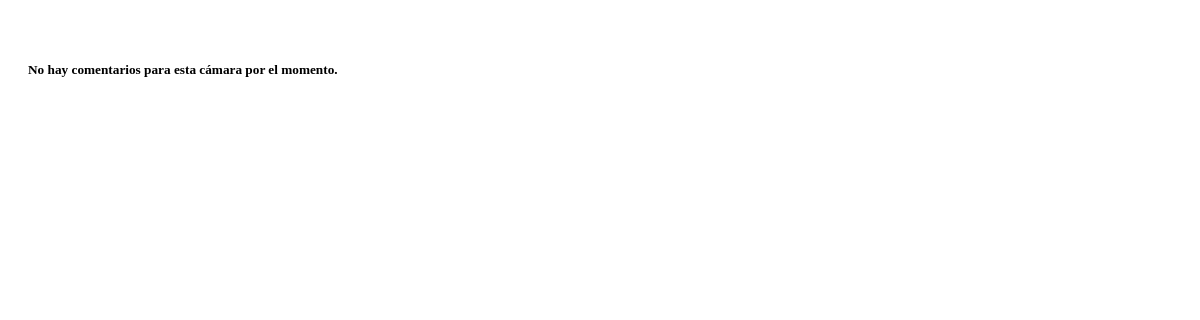
The app's page /camaras/2/comment, older data.
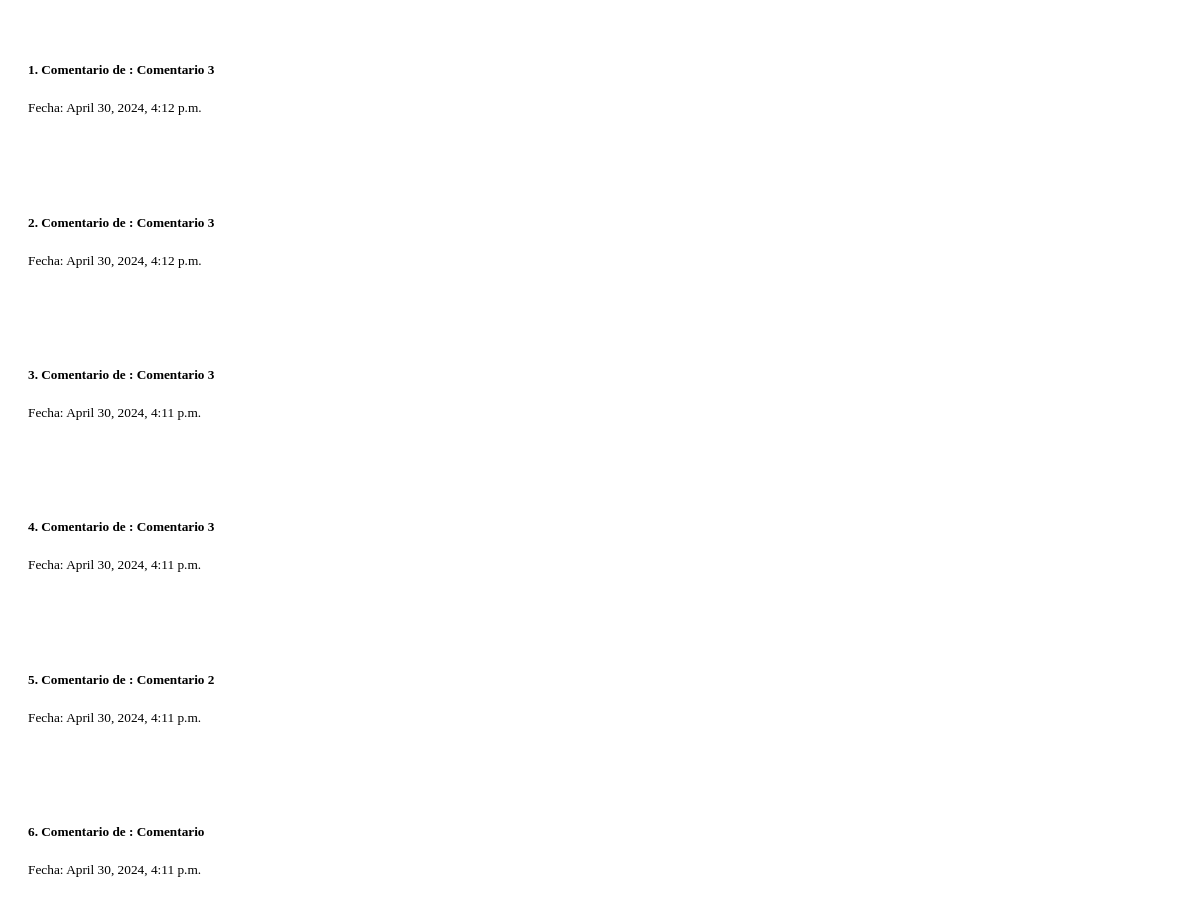
The same page, newer data.
### teVeoapp/models.py (models this page shows, shortened)
class Comment(models.Model):
    name = models.CharField(max_length=100)
    camera = models.ForeignKey(Camera, on_delete=models.CASCADE)
    comment = models.CharField(max_length=200, blank=False)
    date = models.DateTimeField(auto_now_add=True)
    img_path_comment = models.CharField(max_length=200)

### teVeoapp/views.py (the view)
# urls.py: path('camaras/<str:id>/comment', views.get_comments, name='get_comments'),
def get_comments(request, id):
    camera = Camera.objects.filter(id=id).first()
    if camera is None:
        return HttpResponse("Cámara no encontrada")
    comments = Comment.objects.filter(camera=camera).order_by('-date')
    context = {
        'request': request,
        'comments': comments,
        'camera': camera,
        'now': timezone.now(),
        'cameras_count': Camera.objects.count(),
        'comments_count': Comment.objects.count(),
    }
    return render(request, 'get_comments.html', context)

### teVeoapp/templates/get_comments.html
{% load static %}
{% load tz %}
{% now "U" as current_timestamp %}
<div id="comment-list" hx-get="{% url 'get_comments' camera.id %}?{{current_timestamp}}" hx-trigger="every 30s" hx-headers='{"X-CSRFToken":"{{ csrf_token }}"}' hx-swap="outerHTML" hx-boost="true">
    {% if comments %}
    {% for comment in comments %}
        <div class="text-white custom-gray-bg" style="border-radius: 10px; padding: 20px; margin-top: 20px;">
            <h5>{{ forloop.counter }}. Comentario de {{ comment.name }}: {{ comment.comment }}</h5>
            <p><small>Fecha: {{ comment.date }}</small></p>
        </div>
    {% endfor %}
{% else %}
    <div class="text-white custom-gray-bg" style="border-radius: 10px; padding: 20px; margin-top: 20px;">
        <h5>No hay comentarios para esta cámara por el momento.</h5>
    </div>
{% endif %}
</div>

Row changes from the older to the newer data that the page shows:
added Comment: comment "Comentario 3", date "April 30, 2024, 4:12 p.m."
added Comment: comment "Comentario 3", date "April 30, 2024, 4:12 p.m."
added Comment: comment "Comentario 3", date "April 30, 2024, 4:11 p.m."
added Comment: comment "Comentario 3", date "April 30, 2024, 4:11 p.m."
added Comment: comment "Comentario 2", date "April 30, 2024, 4:11 p.m."
added Comment: comment "Comentario", date "April 30, 2024, 4:11 p.m."
Text that changed along with them:
text no longer shown: "No hay comentarios para esta cámara por el momento."
